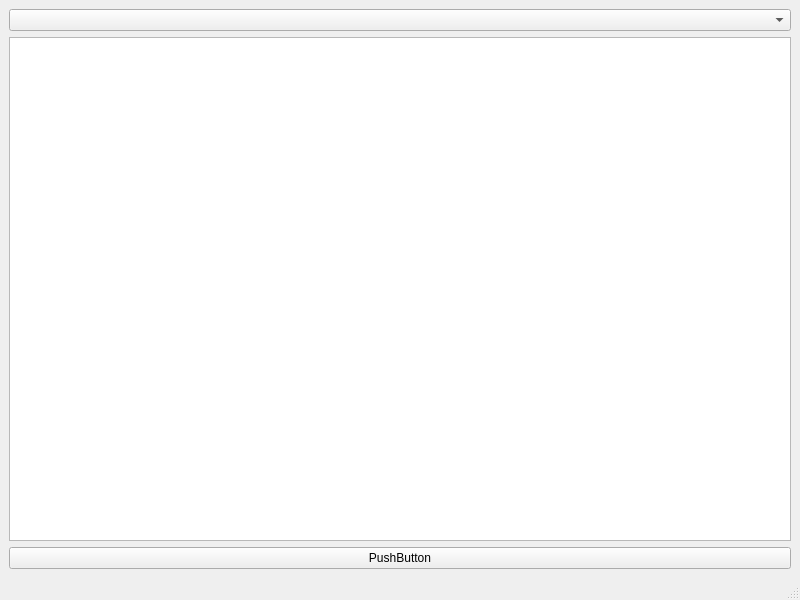
<?xml version="1.0" encoding="UTF-8"?>
<ui version="4.0">
 <class>MainWindow</class>
 <widget class="QMainWindow" name="MainWindow">
  <property name="geometry">
   <rect>
    <x>0</x>
    <y>0</y>
    <width>800</width>
    <height>600</height>
   </rect>
  </property>
  <property name="windowTitle">
   <string>MainWindow</string>
  </property>
  <widget class="QWidget" name="centralwidget">
   <layout class="QVBoxLayout" name="verticalLayout_2">
    <item>
     <layout class="QVBoxLayout" name="verticalLayout">
      <item>
       <widget class="QComboBox" name="comboBox"/>
      </item>
      <item>
       <widget class="QListWidget" name="listWidget"/>
      </item>
      <item>
       <widget class="QPushButton" name="pushButton">
        <property name="text">
         <string>PushButton</string>
        </property>
       </widget>
      </item>
     </layout>
    </item>
   </layout>
  </widget>
  <widget class="QMenuBar" name="menubar">
   <property name="geometry">
    <rect>
     <x>0</x>
     <y>0</y>
     <width>800</width>
     <height>21</height>
    </rect>
   </property>
  </widget>
  <widget class="QStatusBar" name="statusbar"/>
 </widget>
 <resources/>
 <connections/>
</ui>
